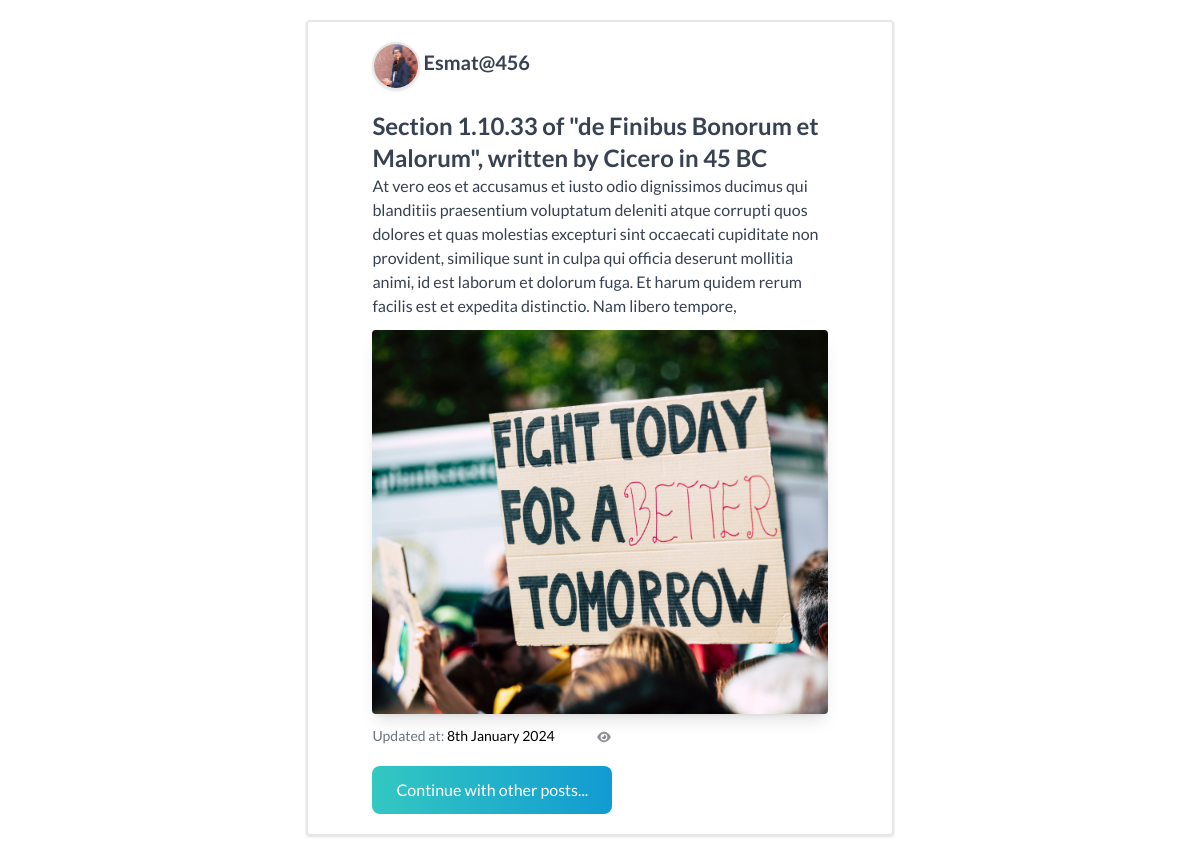
The page /post/view/4 on the database its author committed.
### blog/models.py (models this page shows, shortened)
class Post(models.Model, HitCountMixin):
    user = models.ForeignKey(User, on_delete=models.CASCADE)
    title = models.CharField(max_length=250)
    text = models.TextField(max_length=1000)
    view = models.IntegerField(null=True, default=0)
    created_at = models.DateTimeField(auto_now=True)
    updated_at = models.DateTimeField(auto_now=True)

class PostImage(models.Model):
    post = models.ForeignKey(Post, on_delete=models.CASCADE)
    image = models.ImageField(blank=True, null=True, upload_to="post_images")

### blog/views.py (the view)
# urls.py: path('post/view/<pid>', views.post_view, name='post_view'),
def post_view(request, pid):
    post = Post.objects.get(id=pid)
    all_posts = Post.objects.all().order_by('-created_at')
    context = {'post':post, 'all_posts':all_posts}
    return render(request, 'post_view.html', context)

### templates/post_view.html (shortened to what this page needs)
{% load static %}
{% load hitcount_tags %}
{% include 'links.html' %}
<div class="container my-5">
    <div class="grid lg:grid-cols-5 sm:grid-cols-1 gap-2">
        <div class="">
        </div>
        <div class="col-span-3 px-16 border-2 rounded shadow">
            <p class="my-5">
                <span class="">
                    <img class="w-12 h-12 inline rounded-3xl shadow border-2" src="{% static 'images/team-2.png' %}" alt="">
                    <span class="font-bold text-xl">{{post.user}}</span>
                </span>
            </p>
            <p class="font-bold text-2xl">{{post.title}}</p>
            <p class="">{{post.text}}</p>
            {% for img in post.postimage_set.all %}
            <div class="rounded overflow-hidden shadow-lg my-3">
                <img class="w-full lg:h-96 sm:h-64 object-cover" src="{{img.image.url}}" alt="">
            </div>
            <div class="text-sm my-3">
                <span>
                    <span class="text-gray-500">Updated at: </span>
                    {{post.created_at |date:"jS F Y"}}
                </span>
                <span class="ms-10">
                </span>
            </div>
            {% endfor %}
            <div class="my-5 font-bold">
                <a href="#blog" class="page-scroll">
                <button class="main-btn gradient-btn gradient-btn-2 wow fadeInUp " id="toggleButton">
                    Continue with other posts...
                </button>
                </a>
            </div>
        </div>
        <div class="">
        </div>
    </div>
</div>
{% include 'scripts.html' %}

### templates/links.html (shortened to what this page needs)
{% load static %}
<link rel="stylesheet" href="{%  static '/css/animate.css' %}">
<link rel="stylesheet" href="{% static '/css/magnific-popup.css' %}">
<link rel="stylesheet" href="{% static '/css/slick.css' %}">
<link rel="stylesheet" href="{% static '/css/LineIcons.2.0.css' %}">
<link rel="stylesheet" href="{% static 'css/tailwind.css' %}">
<link rel="stylesheet" href="../src/tailwind.css">

### templates/scripts.html (shortened to what this page needs)
{% load static %}
<script src="https://cdn.tailwindcss.com"></script>

### rows shown on the page
Post: user "Esmat@456", title "Section 1.10.33 of \"de Finibus Bonorum et Malorum\", written by Cicero in 45 BC", text "At vero eos et accusamus et iusto odio dignissimos ducimus qui blanditiis praesentium voluptatum deleniti atque corrupti quos dolores et quas molestias excepturi sint occaecati cupiditate non provident, similique sunt in culpa qui officia deserunt mollitia animi, id est laborum et dolorum fuga. Et harum quidem rerum facilis est et expedita distinctio. Nam libero tempore,", created_at "8th January 2024"
PostImage: image (picture)
